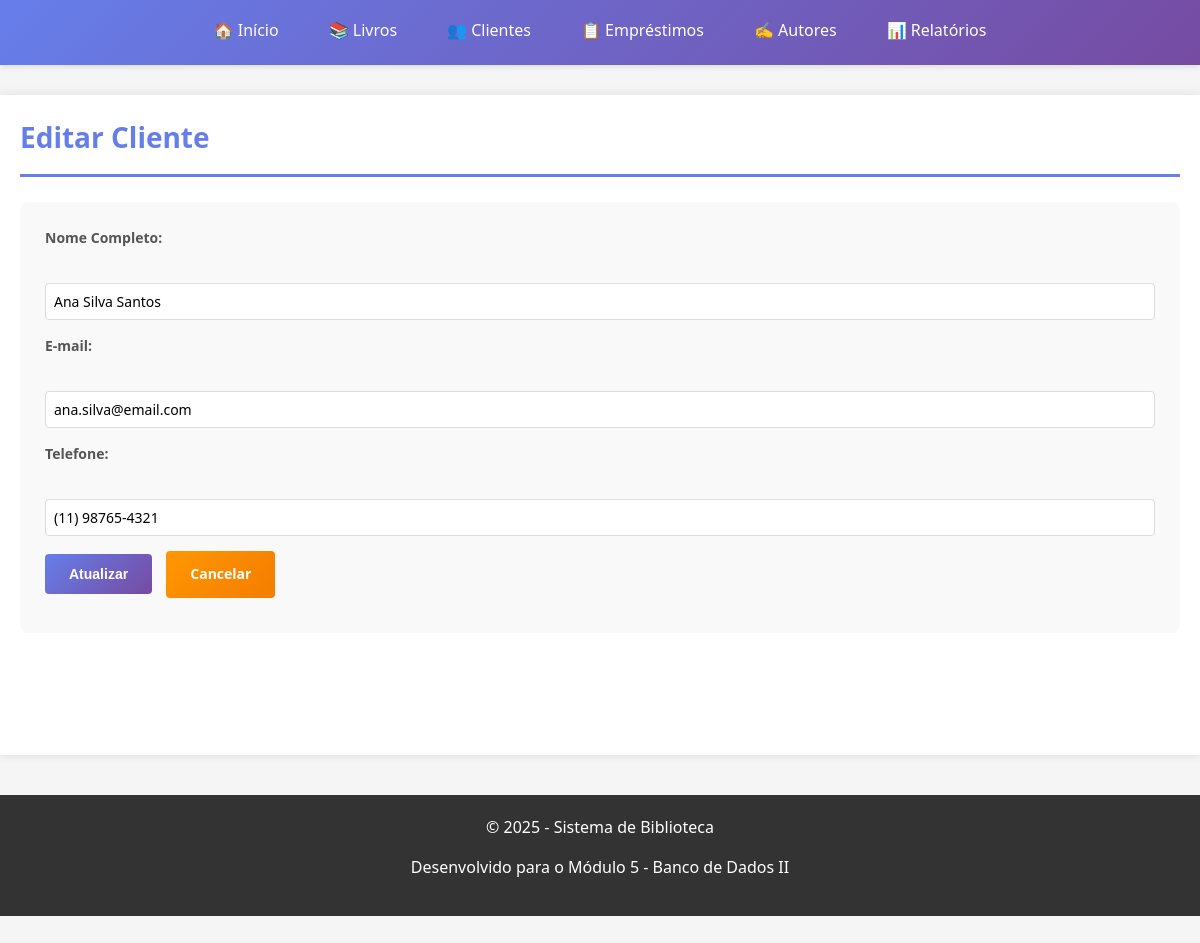
The app's page /biblioteca/cliente_editar.php?id=1 with its own data.
### tables this page shows
CREATE TABLE `clientes` (
  `id` int(11) NOT NULL,
  `nome` varchar(150) NOT NULL,
  `email` varchar(150) NOT NULL,
  `telefone` varchar(20) NOT NULL,
  `cpf` varchar(14) DEFAULT NULL,
  `data_nascimento` date DEFAULT NULL,
  `endereco` varchar(255) DEFAULT NULL,
  `cidade` varchar(100) DEFAULT NULL,
  `estado` char(2) DEFAULT NULL,
  `cep` varchar(10) DEFAULT NULL,
  `status` enum('Ativo','Inativo','Bloqueado') DEFAULT 'Ativo',
  `observacoes` text DEFAULT NULL,
  `created_at` timestamp NOT NULL DEFAULT current_timestamp(),
  `updated_at` timestamp NOT NULL DEFAULT current_timestamp() ON UPDATE current_timestamp()
);

### biblioteca/cliente_editar.php (the view, shortened to what this page needs)
<?php
require_once 'includes/header.php';
$db = Database::getInstance();
$pdo = $db->getConnection();
$cliente_id = isset($_GET['id']) ? (int) $_GET['id'] : 0;
if ($cliente_id > 0) {
    try {
        $sql = "SELECT * FROM clientes WHERE id = :id";
        $stmt = $pdo->prepare($sql);
        $stmt->execute(['id' => $cliente_id]);
        $cliente = $stmt->fetch();
        if ($cliente) {
?>
            <h1>Editar Cliente</h1>
            <form method="POST" action="cliente_atualizar.php">
                <div style="margin-bottom: 15px;">
                    <label for="nome">Nome Completo:</label><br>
                    <input type="text" id="nome" name="nome"
                           value="<?= htmlspecialchars($cliente['nome']) ?>"
                           required style="width: 100%; padding: 8px;">
                </div>
                <div style="margin-bottom: 15px;">
                    <label for="email">E-mail:</label><br>
                    <input type="email" id="email" name="email"
                           value="<?= htmlspecialchars($cliente['email']) ?>"
                           required style="width: 100%; padding: 8px;">
                </div>
                <div style="margin-bottom: 15px;">
                    <label for="telefone">Telefone:</label><br>
                    <input type="text" id="telefone" name="telefone"
                           value="<?= htmlspecialchars($cliente['telefone']) ?>"
                           required style="width: 100%; padding: 8px;">
                </div>
                <button type="submit" class="btn btn-primary">Atualizar</button>
                <a href="clientes.php" class="btn btn-warning">Cancelar</a>
            </form>
<?php
        } else {
            echo "<p>Cliente não encontrado.</p>";
        }
    } catch (PDOException $e) {
        echo "<p style='color: red;'>Erro: " . $e->getMessage() . "</p>";
    }
} else {
    echo "<p>ID inválido.</p>";
}
require_once 'includes/footer.php';
?>

### biblioteca/includes/header.php (style rules this page uses)
* { margin: 0; padding: 0; box-sizing: border-box; }
body { font-family: 'Segoe UI', Tahoma, Geneva, Verdana, sans-serif; background-color: #f5f5f5; color: #333; line-height: 1.6; padding-bottom: 60px; }
h1 { color: #667eea; margin-bottom: 25px; padding-bottom: 15px; border-bottom: 3px solid #667eea; font-size: 28px; }
form { background-color: #f9f9f9; padding: 25px; border-radius: 8px; margin: 20px 0; }
label { display: block; margin-bottom: 8px; color: #555; font-weight: 600; font-size: 14px; }
input[type="text"], input[type="email"], input[type="tel"], input[type="date"], input[type="number"], select, textarea { width: 100%; padding: 12px; border: 1px solid #ddd; border-radius: 4px; font-size: 14px; transition: border-color 0.3s; font-family: inherit; }
.btn { display: inline-block; padding: 12px 24px; background: linear-gradient(135deg, #667eea 0%, #764ba2 100%); color: white; text-decoration: none; border: none; border-radius: 4px; cursor: pointer; font-size: 14px; font-weight: 600; transition: all 0.3s ease; margin-right: 10px; margin-bottom: 10px; }
.btn-warning { background: linear-gradient(135deg, #ff9800 0%, #f57c00 100%); }

### records on screen
clientes: nome "Ana Silva Santos", email "ana.silva@email.com", telefone "(11) 98765-4321"
